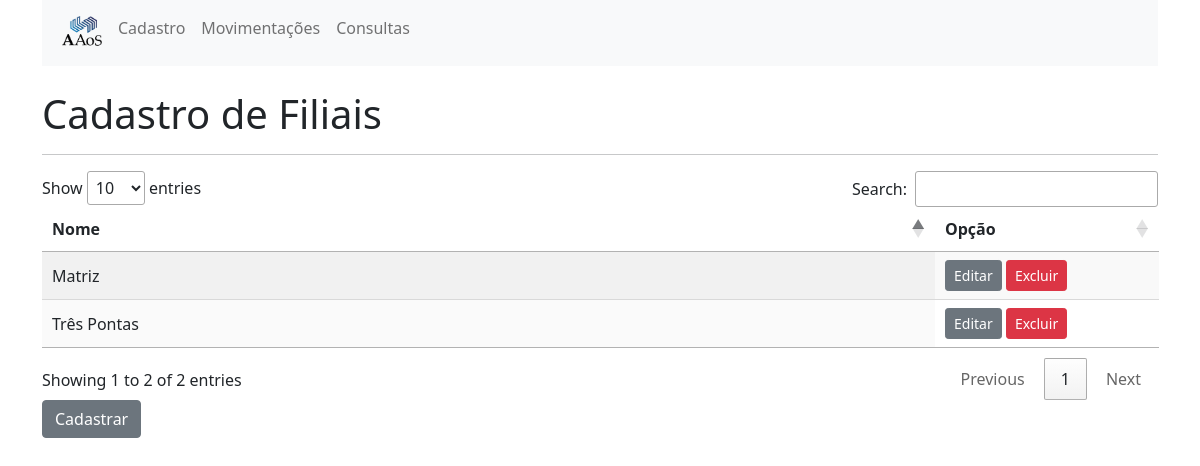
Page /filiais/ on the earlier database version.
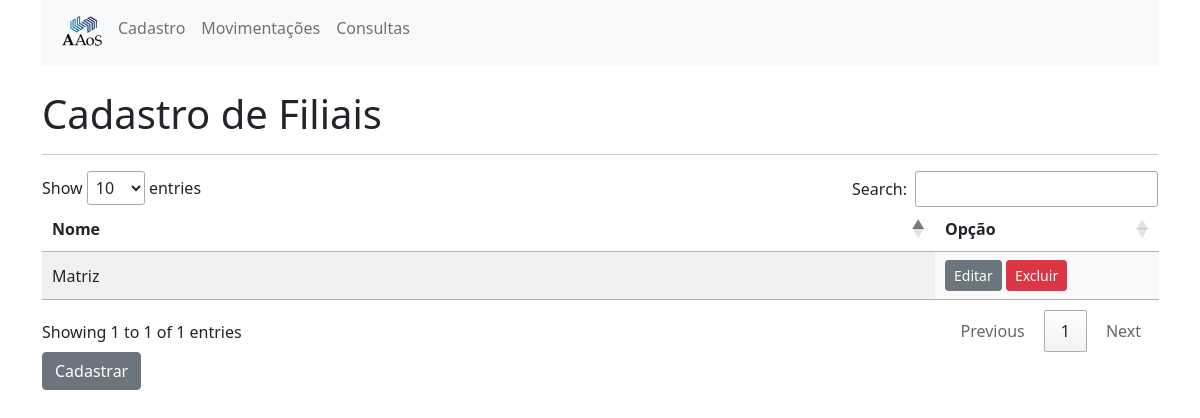
Same page on the later database version.
### cadastros/models.py (models this page shows, shortened)
class Filial(models.Model):
    descricao = models.CharField(
        verbose_name="Nome da filial",
        max_length=50,
    )
    class Meta:
        db_table = "cad_filial"
        verbose_name = "Filial"
        verbose_name_plural = "Filiais"

### cadastros/views.py (the view)
# urls.py: path('filiais/', views.list_filiais, name='list_filiais'),
def list_filiais(request):
    filiais = Filial.objects.all()
    return render(request, 'cadastros/filiais.html', {'filiais': filiais})

### cadastros/templates/cadastros/filiais.html (shortened to what this page needs)
{% extends 'cadastros/base.html' %}
{% block content %}
    <br>
    <h1>Cadastro de Filiais</h1>
    <hr>
    <table id="filiais_table" class="display">
        <thead>
            <tr>
                <th>Nome</th>
                <th>Opção</th>
            </tr>
        </thead>
        <tbody>
            {% for filial in filiais %}
                <tr>
                    <td>
                        {{filial.descricao}}
                    </td>
                    <td>
                       <a href="{% url 'edit_filial' pk=filial.pk %}" class="btn btn-secondary btn-sm">Editar</a>
                       <a href="{% url 'delete_filial' pk=filial.pk %}" class="btn btn-danger btn-sm">Excluir</a>
                    </td>
                </tr>
            {% endfor %}
        </tbody>
    </table>
    <a href="{% url 'new_filial' %}" class="btn btn-secondary">Cadastrar</a>
{% endblock %}

Differences in the rows shown:
removed Filial: descricao "Três Pontas"
Other differences:
text written by a page script: "Show entries Search: Showing 1 to 2 of 2 entries Previous 1 Next" → "Show entries Search: Showing 1 to 1 of 1 entries Previous 1 Next"
